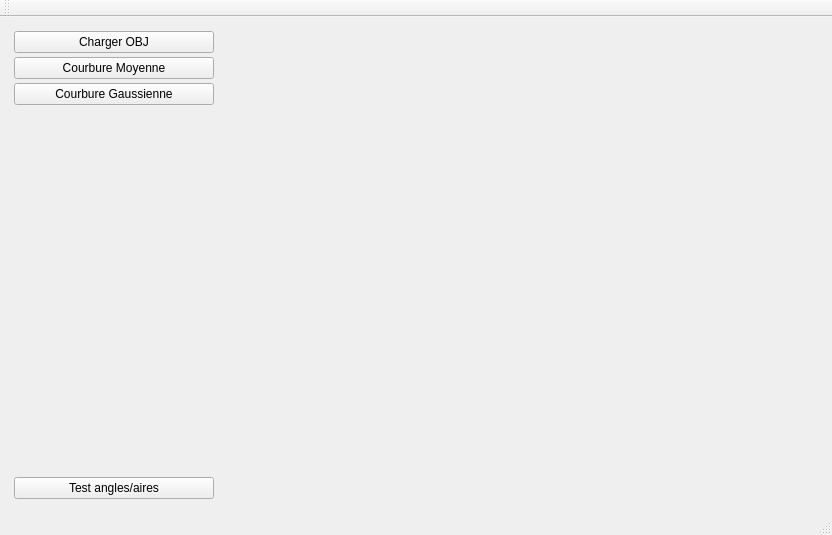
<?xml version="1.0" encoding="UTF-8"?>
<ui version="4.0">
 <class>MainWindow</class>
 <widget class="QMainWindow" name="MainWindow">
  <property name="geometry">
   <rect>
    <x>0</x>
    <y>0</y>
    <width>832</width>
    <height>535</height>
   </rect>
  </property>
  <property name="windowTitle">
   <string>MainWindow</string>
  </property>
  <widget class="QWidget" name="centralWidget">
   <layout class="QHBoxLayout" name="horizontalLayout">
    <item>
     <widget class="QWidget" name="widget_2" native="true">
      <property name="sizePolicy">
       <sizepolicy hsizetype="Maximum" vsizetype="Preferred">
        <horstretch>150</horstretch>
        <verstretch>0</verstretch>
       </sizepolicy>
      </property>
      <property name="minimumSize">
       <size>
        <width>150</width>
        <height>0</height>
       </size>
      </property>
      <layout class="QVBoxLayout" name="verticalLayout">
       <property name="spacing">
        <number>4</number>
       </property>
       <property name="leftMargin">
        <number>3</number>
       </property>
       <property name="topMargin">
        <number>3</number>
       </property>
       <property name="rightMargin">
        <number>3</number>
       </property>
       <property name="bottomMargin">
        <number>3</number>
       </property>
       <item>
        <widget class="QPushButton" name="pushButton_chargement">
         <property name="minimumSize">
          <size>
           <width>200</width>
           <height>0</height>
          </size>
         </property>
         <property name="text">
          <string>Charger OBJ</string>
         </property>
        </widget>
       </item>
       <item>
        <widget class="QPushButton" name="pushButton_H">
         <property name="text">
          <string>Courbure Moyenne</string>
         </property>
        </widget>
       </item>
       <item>
        <widget class="QPushButton" name="pushButton_K">
         <property name="text">
          <string>Courbure Gaussienne</string>
         </property>
        </widget>
       </item>
       <item>
        <spacer name="verticalSpacer">
         <property name="orientation">
          <enum>Qt::Vertical</enum>
         </property>
         <property name="sizeHint" stdset="0">
          <size>
           <width>20</width>
           <height>40</height>
          </size>
         </property>
        </spacer>
       </item>
       <item>
        <widget class="QPushButton" name="pushButton_angleArea">
         <property name="text">
          <string>Test angles/aires</string>
         </property>
        </widget>
       </item>
      </layout>
     </widget>
    </item>
    <item>
     <widget class="MeshViewerWidget" name="displayWidget" native="true">
      <property name="sizePolicy">
       <sizepolicy hsizetype="Expanding" vsizetype="Expanding">
        <horstretch>0</horstretch>
        <verstretch>0</verstretch>
       </sizepolicy>
      </property>
     </widget>
    </item>
   </layout>
  </widget>
  <widget class="QMenuBar" name="menuBar">
   <property name="geometry">
    <rect>
     <x>0</x>
     <y>0</y>
     <width>832</width>
     <height>22</height>
    </rect>
   </property>
  </widget>
  <widget class="QToolBar" name="mainToolBar">
   <attribute name="toolBarArea">
    <enum>TopToolBarArea</enum>
   </attribute>
   <attribute name="toolBarBreak">
    <bool>false</bool>
   </attribute>
  </widget>
  <widget class="QStatusBar" name="statusBar"/>
 </widget>
 <layoutdefault spacing="6" margin="11"/>
 <customwidgets>
  <customwidget>
   <class>MeshViewerWidget</class>
   <extends>QWidget</extends>
   <header location="global">meshviewerwidget.h</header>
   <container>1</container>
  </customwidget>
 </customwidgets>
 <resources/>
 <connections/>
</ui>
